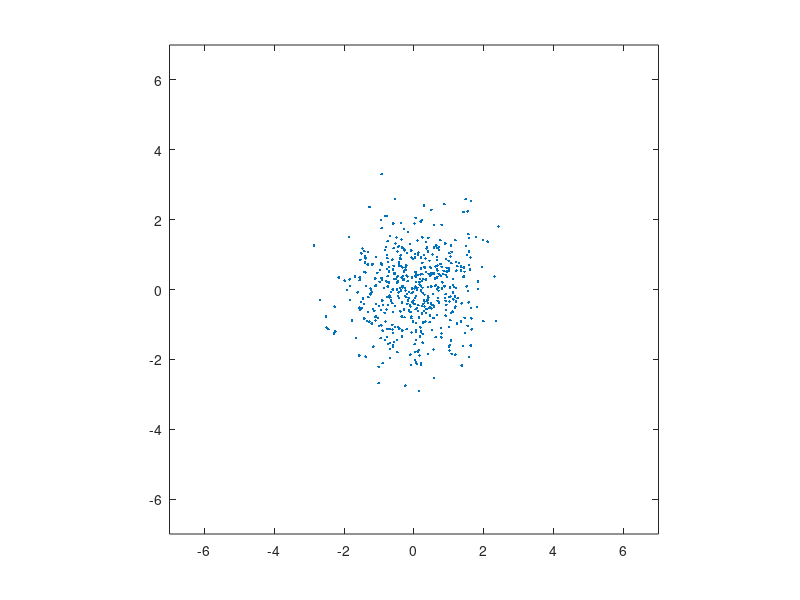
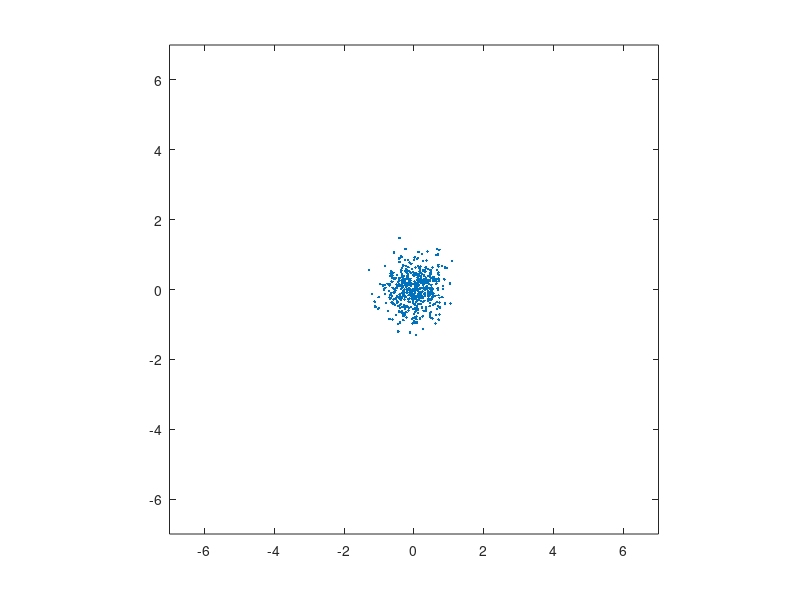
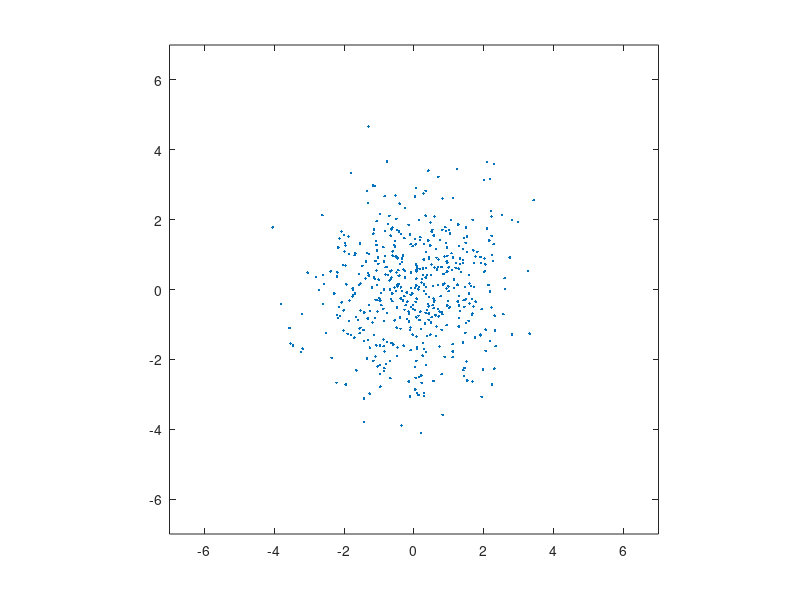
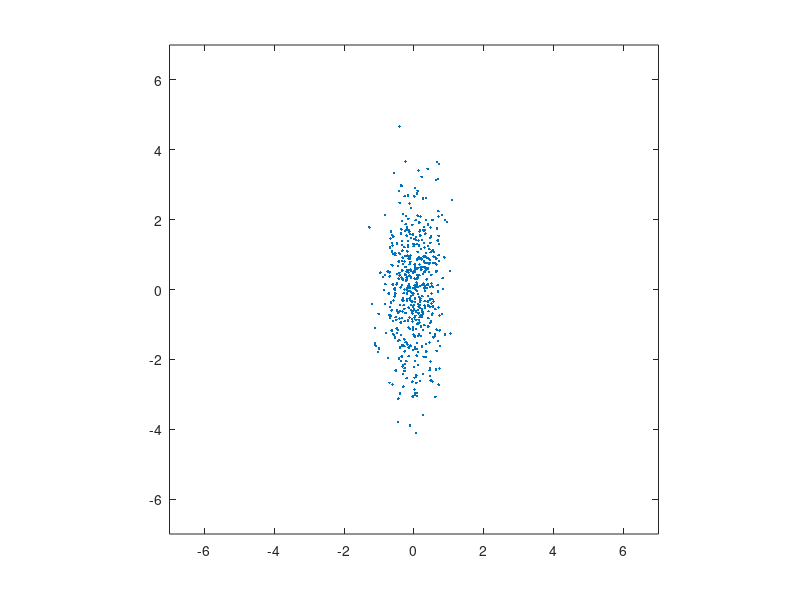

Write MATLAB code to recreate these figures, in order.
% (a)
% Initialization of randn function
randn('seed',0);
m = [0,0];
S = [1 0; 0 1];
N = 500;
X = mvnrnd(m,S,N)';

figure(1), plot(X(1,:), X(2,:), '.');
figure(1), axis equal
figure(1), axis([-7 7 -7 7])

%###########################################

% (b)
% Initialization of randn function
randn('seed',0);
m = [0,0];
S = [0.2 0; 0 0.2];
N = 500;
X = mvnrnd(m,S,N)';

figure(2), plot(X(1,:), X(2,:), '.');
figure(2), axis equal
figure(2), axis([-7 7 -7 7])

%###########################################

% (c)
% Initialization of randn function
randn('seed',0);
m = [0,0];
S = [2 0; 0 2];
N = 500;
X = mvnrnd(m,S,N)';

figure(3), plot(X(1,:), X(2,:), '.');
figure(3), axis equal
figure(3), axis([-7 7 -7 7])

%##########################################

% (d)
% Initialization of randn function
randn('seed',0);
m = [0,0];
S = [0.2 0; 0 2];
N = 500;
X = mvnrnd(m,S,N)';

figure(4), plot(X(1,:), X(2,:), '.');
figure(4), axis equal
figure(4), axis([-7 7 -7 7])

%###########################################

% (e)
% Initialization of randn function
randn('seed',0);
m = [0,0];
S = [2 0; 0 0.2];
N = 500;
X = mvnrnd(m,S,N)';

figure(5), plot(X(1,:), X(2,:), '.');
figure(5), axis equal
figure(5), axis([-7 7 -7 7])

%###########################################

% (st)
% Initialization of randn function
randn('seed',0);
m = [0,0];
S = [1 0.5; 0.5 1];
N = 500;
X = mvnrnd(m,S,N)';

figure(6), plot(X(1,:), X(2,:), '.');
figure(6), axis equal
figure(6), axis([-7 7 -7 7])

%###########################################

% (z)
% Initialization of randn function
randn('seed',0);
m = [0,0];
S = [0.3 0.5; 0.5 2];
N = 500;
X = mvnrnd(m,S,N)';

figure(7), plot(X(1,:), X(2,:), '.');
figure(7), axis equal
figure(7), axis([-7 7 -7 7])

%###########################################

% (h)
% Initialization of randn function
randn('seed',0);
m = [0,0];
S = [0.3 -0.5; -0.5 2];
N = 500;
X = mvnrnd(m,S,N)';

figure(8), plot(X(1,:), X(2,:), '.');
figure(8), axis equal
figure(8), axis([-7 7 -7 7])

%###########################################
